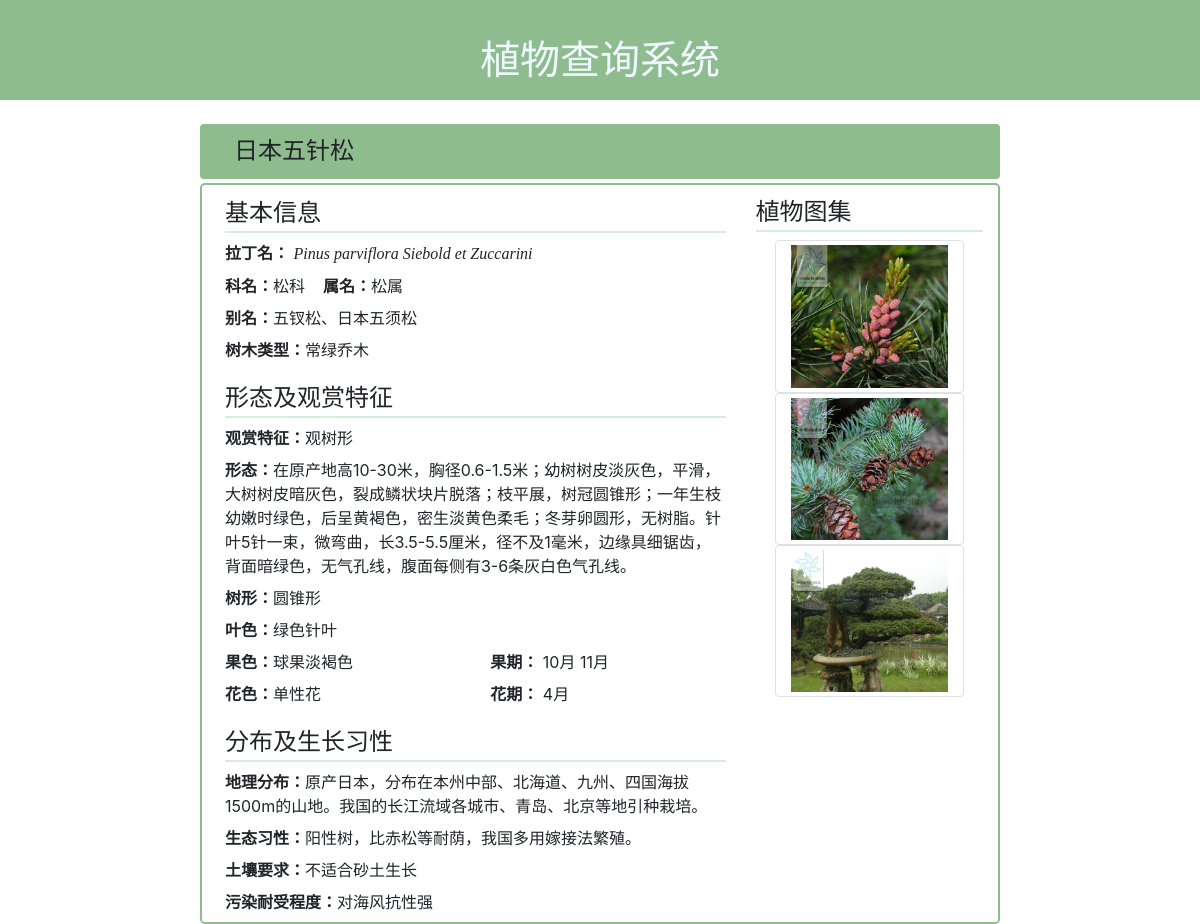
/search/日本五针松/, run on the app's committed database.
### hzTree/models.py (models this page shows, shortened)
class Tree(models.Model):
    species_name = models.CharField(max_length=16, default=" ")
    family_name = models.CharField(max_length=16, default=" ")
    genus_name = models.CharField(max_length=16, default=" ")
    latin_name = models.CharField(max_length=64, default=" ")
    alternative_name = models.CharField(max_length=64, default=" ")
    tree_type = models.CharField(max_length=16, default=" ")
    tree_value = models.CharField(max_length=64, default=" ")
    tree_shape = models.CharField(max_length=64, default=" ")
    morphology = models.CharField(max_length=300, default=" ")
    bloom_date = models.ManyToManyField(Months, blank=True,related_name="bloom_date")
    bloom_color = models.CharField(max_length=64, default=" ")
    bloom_color_spring = models.CharField(max_length=64, default="无")
    bloom_color_summer = models.CharField(max_length=64, default="无")
    bloom_color_autumn = models.CharField(max_length=64, default="无")
    bloom_color_winter = models.CharField(max_length=64, default="无")
    fruit_date = models.ManyToManyField(Months, blank=True,related_name="fruit_date")
    fruit_color = models.CharField(max_length=64, default=" ")
    fruit_color_spring = models.CharField(max_length=64, default="无")
    fruit_color_summer = models.CharField(max_length=64, default="无")
    fruit_color_autumn = models.CharField(max_length=64, default="无")
    fruit_color_winter = models.CharField(max_length=64, default="无")
    leaf_color = models.CharField(max_length=64, default=" ")
    leaf_color_spring = models.CharField(max_length=64, default="无")
    leaf_color_summer = models.CharField(max_length=64, default="无")
    leaf_color_autumn = models.CharField(max_length=64, default="无")
    leaf_color_winter = models.CharField(max_length=64, default="无")
    geo_distribution = models.CharField(max_length=300, default=" ")
    propensity = models.CharField(max_length=300, default=" ")
    soil = models.CharField(max_length=300, default=" ")
    pollution_tolerance = models.CharField(max_length=300, default=" ")

class Months(models.Model):
    name = models.CharField(max_length=12)
    def __str__(self):
        return self.name

### hzTree/views.py (the view)
# urls.py: path('<species_name>/', views.detail, name='detail'),
def detail(request, species_name):
    template_name = 'detail.html'
    tree = get_object_or_404(Tree, species_name=species_name)
    return render(request, template_name, {'tree': tree})

### hzTree/templates/detail.html (shortened to what this page needs)
{% include "base.html" %}
{% load static %}
{% load widget_tweaks %}
<!DOCTYPE html>
<html>
<head>
    <link rel="stylesheet" href="https://stackpath.bootstrapcdn.com/bootstrap/4.3.1/css/bootstrap.min.css"
>
</head>
<body>
  <div class="container alert col-md-8" style="background-color:DARKSEAGREEN;">
      <span class="h4" style="padding-left: 1ex;">{{ tree.species_name }}</span>
  </div>
  <div class="container col-md-8 rounded-lg" style="margin-top: -1%; border:2px solid DARKSEAGREEN;">
    <div class="row">
      <div class="col-md-8" style="margin-left:1%;">
        <legend style="padding-top:2%; border-bottom:2px solid rgb(216, 238, 216);">基本信息</legend>
        <legend class="col-form-info pt-0">
          <b>拉丁名：</b>
          <span style="font-style: italic; font-family:'Times New Roman', Times, serif">{{ tree.latin_name }}</span>
        </legend>
        <legend class="col-form-info pt-0">
          <b>科名：</b>{{ tree.family_name }}&nbsp;&nbsp;&nbsp;&nbsp;<b>属名：</b>{{ tree.genus_name }}
        </legend>
        <legend class="col-form-info pt-0">
          <b>别名：</b>{{ tree.alternative_name }}
        </legend>
        <legend class="col-form-info pt-0">
          <b>树木类型：</b>{{ tree.tree_type }}
        </legend>
        <legend style="padding-top:2%; border-bottom:2px solid rgb(216, 238, 216);">形态及观赏特征</legend>
        <legend class="col-form-info pt-0">
          <b>观赏特征：</b>{{ tree.tree_value }}
        </legend>
        <legend class="col-form-info pt-0">
          <b>形态：</b>{{ tree.morphology }}
        </legend>
        <legend class="col-form-info pt-0">
          <b>树形：</b>{{ tree.tree_shape}}
        </legend>
        <legend class="col-form-info pt-0">
          <b>叶色：</b>{{ tree.leaf_color}}
        </legend>
        <div class = "row">
          <legend class="col col-form-info pt-0">
            <b>果色：</b>{{ tree.fruit_color }}
          </legend>
          <legend class="col col-form-info pt-0">
            <b>果期：</b>
            {% for month in tree.fruit_date.all %}
            {{ month }}
            {% endfor %}
          </legend>
        </div>
        <div class="row">
          <legend class="col col-form-info pt-0">
            <b>花色：</b>{{ tree.bloom_color }}
          </legend>
          <legend class="col col-form-info pt-0">
            <b>花期：</b>
            {% for month in tree.bloom_date.all %}
                {{ month }}
            {% endfor %}
          </legend>
        </div>
        <legend style="padding-top:2%; border-bottom:2px solid rgb(216, 238, 216);">分布及生长习性</legend>
        <legend class="col-form-info pt-0">
          <b>地理分布：</b>{{ tree.geo_distribution }}
        </legend>
        <legend class="col-form-info pt-0">
          <b>生态习性：</b>{{ tree.propensity }}
        </legend>
        <legend class="col-form-info pt-0">
          <b>土壤要求：</b>{{ tree.soil }}
        </legend>
        <legend class="col-form-info pt-0">
          <b>污染耐受程度：</b>{{ tree.pollution_tolerance }}
        </legend>
      </div>
      <div class="col text-center">
          <legend class="text-left" style="padding-top:4%; border-bottom:2px solid rgb(216, 238, 216);">植物图集</legend>
          <img class="col-md-10 img-thumbnail rounded" src="/static/images/tree/{{tree.species_name}}1.png">
          <img class="col-md-10 img-thumbnail rounded" src="/static/images/tree/{{tree.species_name}}2.png">
          <img class="col-md-10 img-thumbnail rounded" src="/static/images/tree/{{tree.species_name}}3.png">
      </div>
    </div>
  </div>
</body>
</html>

### hzTree/templates/detail.html (style rules this page uses)
.col-form-info { font-size: 16px; }

### data on the page
Tree: species_name "日本五针松", latin_name "Pinus parviflora Siebold et Zuccarini", family_name "松科", genus_name "松属", alternative_name "五钗松、日本五须松", tree_type "常绿乔木", tree_value "观树形", morphology "在原产地高10-30米，胸径0.6-1.5米；幼树树皮淡灰色，平滑，大树树皮暗灰色，裂成鳞状块片脱落；枝平展，树冠圆锥形；一年生枝幼嫩时绿色，后呈黄褐色，密生淡黄色柔毛；冬芽卵圆形，无树脂。针叶5针一束，微弯曲，长3.5-5.5厘米，径不及1毫米，边缘具细锯齿，背面暗绿色，无气孔线，腹面每侧有3-6条灰白色气孔线。", tree_shape "圆锥形", leaf_color "绿色针叶", fruit_color "球果淡褐色", bloom_color "单性花", geo_distribution "原产日本，分布在本州中部、北海道、九州、四国海拔1500m的山地。我国的长江流域各城市、青岛、北京等地引种栽培。", propensity "阳性树，比赤松等耐荫，我国多用嫁接法繁殖。", soil "不适合砂土生长", pollution_tolerance "对海风抗性强", species_name (picture)
Months: name "10月"
Months: name "11月"
Months: name "4月"
